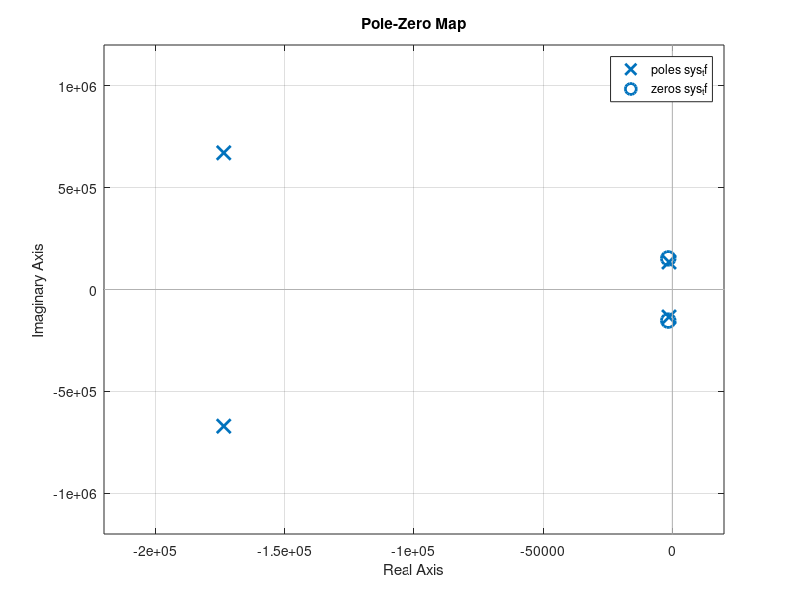

MATLAB code for this plot: (Note: this script raises an error after producing the figure.)
% ssdescription/afm_ss.m
m1 = 8e-14;
m2 = 3e-13;
b1 = 2.19e-8;
b2 = 9.43e-10;
k1 = 3e-2;
k2 = 7e-3;
A = [0 0 1 0; 0 0 0 1; -k1/m1 k1/m1 -b1/m1 b1/m1; k1/m2 -(k1+k2)/m2 b1/m2 -(b1+b2)/m2];
B = [0; 0; 1/m1; -1/m2];
C = [1 0 0 0];
D = 0;
sys = ss(A,B,C,D)
[num,den] = ss2tf(A,B,C,D);
sys_tf = tf(num,den)
figure, pzmap(sys_tf)
figure, bodeplot(sys_tf)
